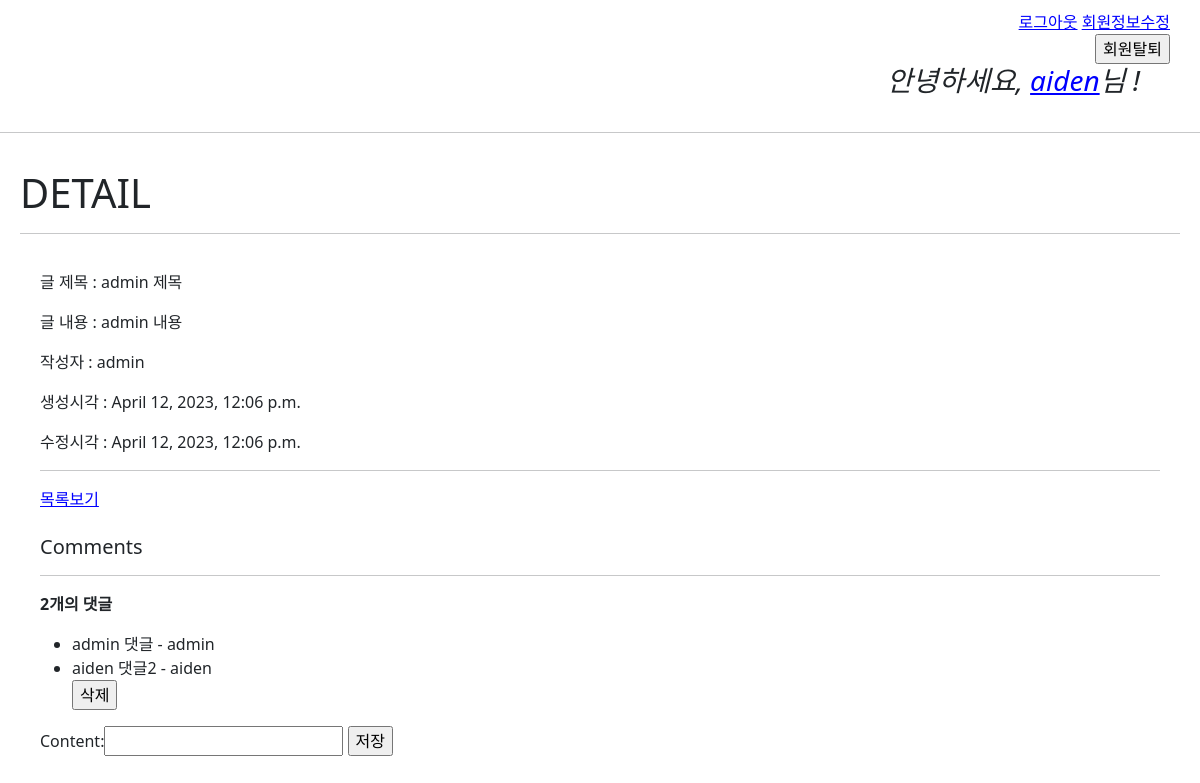
Page /articles/1/ (signed in) on the committed database.
### accounts/models.py (models this page shows)
class User(AbstractUser):
    followings = models.ManyToManyField('self', symmetrical=False, related_name='followers')

### articles/models.py (models this page shows, shortened)
class Article(models.Model):
    user = models.ForeignKey(settings.AUTH_USER_MODEL, on_delete=models.CASCADE)
    like_users = models.ManyToManyField(settings.AUTH_USER_MODEL, related_name='like_articles')
    title = models.CharField(max_length=30)
    content = models.TextField()
    image = models.ImageField(blank=True, null=True)
    created_at = models.DateTimeField(auto_now_add=True)
    updated_at = models.DateTimeField(auto_now=True)

class Comment(models.Model):
    user = models.ForeignKey(settings.AUTH_USER_MODEL, on_delete=models.CASCADE)
    article = models.ForeignKey(Article, on_delete=models.CASCADE)
    content = models.CharField(max_length=200)
    created_at = models.DateTimeField(auto_now_add=True)
    updated_at = models.DateTimeField(auto_now=True)

### articles/views.py (the view)
# urls.py: path('<int:pk>/', views.detail, name='detail'),
def detail(request, pk):
    article = Article.objects.get(pk=pk)
    comment_form = CommentForm()
    comments = article.comment_set.all()
    context = {
        'article': article,
        'comment_form': comment_form,
        'comments': comments,
    }
    return render(request, 'articles/detail.html', context)

### articles/forms.py
class CommentForm(forms.ModelForm):
    class Meta:
        model = Comment
        exclude = (
            'article',
            'user',
        )

### articles/templates/articles/detail.html (shortened to what this page needs)
{% extends 'base.html' %}
{% block content %}
  <h1>DETAIL</h1>
  <hr />
  <div id="article-content">
    <p>글 제목 : {{article.title}}</p>
    <p>글 내용 : {{article.content}}</p>
    <p>작성자 : {{article.user}}</p>
    <p>생성시각 : {{article.created_at}}</p>
    <p>수정시각 : {{article.updated_at}}</p>
    <hr>
    <a href="{% url 'articles:index' %}">목록보기</a>
    <br><br>
    <h5>Comments</h5>
    <hr>
    {% if comments %}
      <p><b>{{comments|length}}개의 댓글</b></p>
    {% endif %}
    <ul>
      {% for comment in comments %}
        <li>
          {{comment.content}} - {{comment.user}}
          {% if request.user == comment.user %}
            <form action="{% url 'articles:comments_delete' article.pk comment.pk%}" method="POST">
              <input type="submit" value="삭제">
            </form>
          {% endif %}
        </li>
      {% empty %}
        <li>댓글이 없습니다 :(</li>
      {% endfor %}
    </ul>
    {% if request.user.is_authenticated %}
      <form action="{% url 'articles:comments_create' article.pk %}" method="POST">
        {{comment_form}}
        <input type="submit" value="저장">
      </form>
    {% else %}
      <a href="{% url 'accounts:login' %}">댓글 달려면 로그인 하라구!</a>
    {% endif %}
  </div>
{% endblock content %}

### templates/base.html (shortened to what this page needs)
{% load static %}
<!DOCTYPE html>
<html lang="en">
  <head>
    <link href="https://cdn.jsdelivr.net/npm/bootstrap@5.3.0-alpha1/dist/css/bootstrap.min.css" rel="stylesheet">
    <link rel="stylesheet" href="{% static 'base.css' %}">
  </head>
  <body>
    <div id="nav">
      {% if user.is_authenticated %}
        <a href="{% url 'accounts:logout' %}">로그아웃</a>
        <a href="{% url 'accounts:update' %}">회원정보수정</a>
        <form action="{% url 'accounts:delete' %}" method="POST">
          <input type="submit" value="회원탈퇴">
        </form>
        <h3 id="user-hello">
          <i>
            안녕하세요, <a href="{% url 'accounts:profile' user.username %}">{{user}}</a>님 !
          </i>
        </h3>
      {% else %}
        <a href="{% url 'accounts:signup' %}">회원가입</a>
        <a href="{% url 'accounts:login' %}">로그인</a>
      {% endif %}
    </div>
    <hr>
    <div id="content">
      {% block content %}{% endblock content %}
    </div>
  </body>
</html>

### static/base.css (style rules this page uses)
a { color: blue; }
#content { padding: 20px; }
#nav { text-align: right; padding: 10px 30px 10px; }
#user-hello { text-align: right; padding-right: 30px; }
#article-content { padding: 20px; }

### rows in the picture
User: username "aiden"
Article: title "admin 제목", content "admin 내용", user "admin", created_at "April 12, 2023, 12:06 p.m.", updated_at "April 12, 2023, 12:06 p.m."
Comment: content "admin 댓글", user "admin"
Comment: content "aiden 댓글2", user "aiden"

### other values in the picture
{{ comments|length }} "2"
